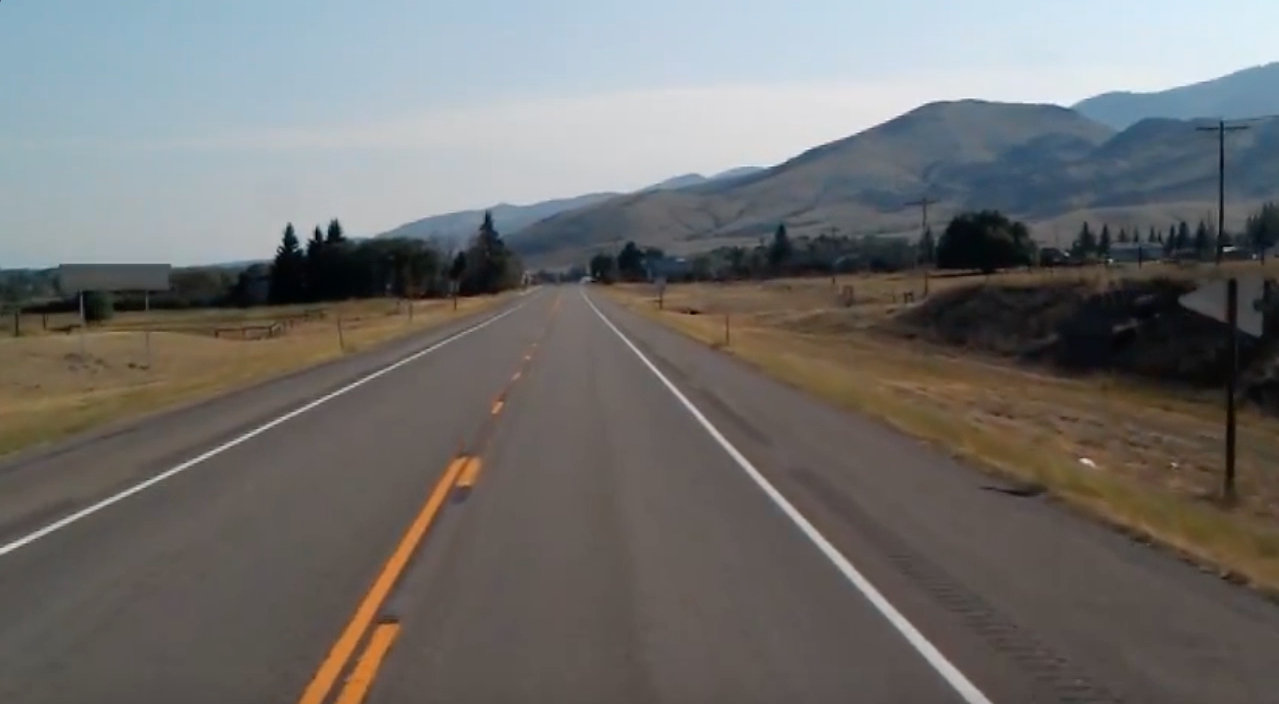
#> input picture test_image.jpg, 1279 x 704 px
$ jupyter execute lane.ipynb
#> lines starting #> are read from the running program, lines starting #| are printed output that depends on the picture
[cell 1]
import cv2
import numpy as np
import matplotlib.pyplot as plt

[cell 2]
image = cv2.imread("test_image.jpg")
#> image is the input picture: shape (704, 1279, 3); mean B, G, R 109.7, 111.3, 112.3
lane_image = np.copy(image)
gray = cv2.cvtColor(lane_image, cv2.COLOR_BGR2GRAY)
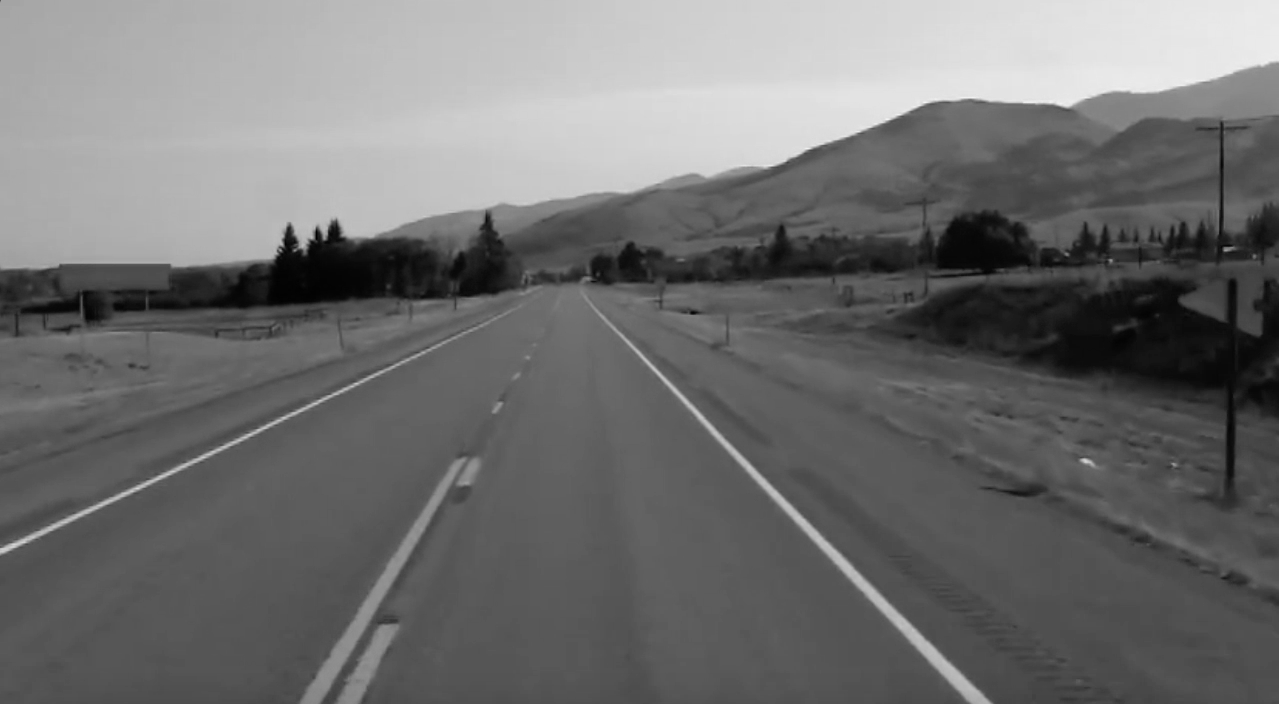
#> gray: shape (704, 1279); min 0, max 244, mean 111.4
blur = cv2.GaussianBlur(gray, (5,5), 0)
canny = cv2.Canny(blur, 50, 150)
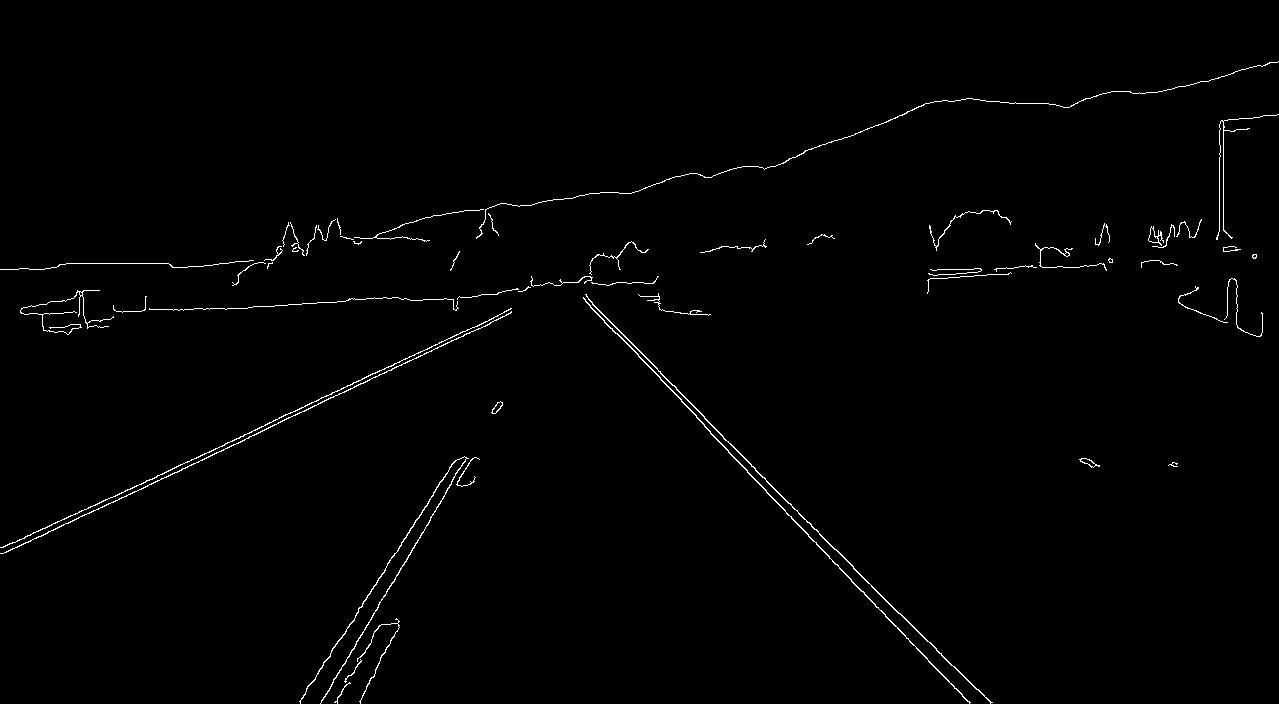
#> canny: shape (704, 1279); 0.98% white in thin lines or dots

plt.figure(figsize=(25,6))
plt.subplots(1, 1, figsize=(20, 6))

plt.subplot(2, 2, 1)
plt.imshow(gray, cmap='gray')

plt.subplot(2, 2, 2)
plt.imshow(blur, cmap='gray')

plt.subplot(2, 2, 3)
plt.imshow(canny, cmap='gray')
#cv2.imshow("image original", image)
#cv2.waitKey(0)
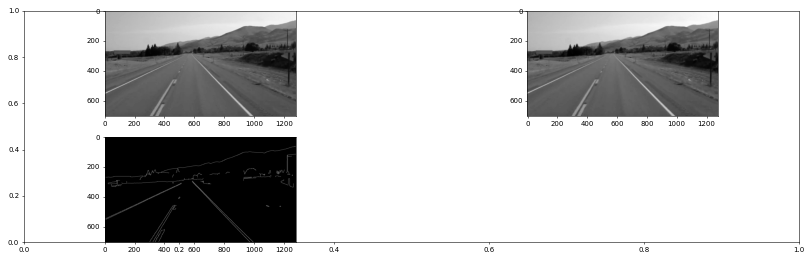
#> figure drawn by matplotlib, 3 panels
